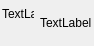
<?xml version="1.0" encoding="UTF-8"?>
<ui version="4.0">
 <class>Form</class>
 <widget class="QWidget" name="Form">
  <property name="geometry">
   <rect>
    <x>0</x>
    <y>0</y>
    <width>91</width>
    <height>46</height>
   </rect>
  </property>
  <property name="sizePolicy">
   <sizepolicy hsizetype="MinimumExpanding" vsizetype="Preferred">
    <horstretch>0</horstretch>
    <verstretch>0</verstretch>
   </sizepolicy>
  </property>
  <property name="windowTitle">
   <string>Form</string>
  </property>
  <layout class="QGridLayout" name="gridLayout">
   <property name="leftMargin">
    <number>2</number>
   </property>
   <property name="topMargin">
    <number>2</number>
   </property>
   <property name="rightMargin">
    <number>2</number>
   </property>
   <property name="bottomMargin">
    <number>2</number>
   </property>
   <item row="1" column="1">
    <layout class="QHBoxLayout" name="horizontalLayout">
     <item>
      <widget class="QLabel" name="avatarLabel">
       <property name="sizePolicy">
        <sizepolicy hsizetype="Fixed" vsizetype="Fixed">
         <horstretch>0</horstretch>
         <verstretch>0</verstretch>
        </sizepolicy>
       </property>
       <property name="minimumSize">
        <size>
         <width>32</width>
         <height>32</height>
        </size>
       </property>
       <property name="maximumSize">
        <size>
         <width>32</width>
         <height>32</height>
        </size>
       </property>
       <property name="text">
        <string>TextLabel</string>
       </property>
       <property name="textFormat">
        <enum>Qt::RichText</enum>
       </property>
       <property name="scaledContents">
        <bool>true</bool>
       </property>
       <property name="alignment">
        <set>Qt::AlignLeading|Qt::AlignLeft|Qt::AlignTop</set>
       </property>
      </widget>
     </item>
     <item>
      <widget class="QLabel" name="textLabel">
       <property name="text">
        <string>TextLabel</string>
       </property>
       <property name="wordWrap">
        <bool>true</bool>
       </property>
      </widget>
     </item>
    </layout>
   </item>
  </layout>
 </widget>
 <resources/>
 <connections/>
</ui>
